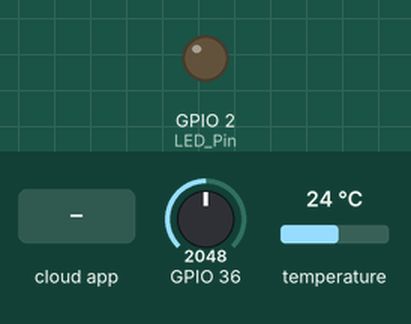
Recording of a sketch running on a simulated ESP32. Shown: output pins drawn as LEDs (lit = HIGH). The test bench sets the inputs (shaded band); at power-on: GPIO 36 = 2048, temperature 24 °C. WiFi joins after 1.5 s; servers stay silent unless stated; the Firebase database answers and starts empty; what the sketch prints to the serial monitor is not drawn.

Above: at 4.7 s.
4.8 s: the phone or cloud app sets Control to 1
At 6.6 s:
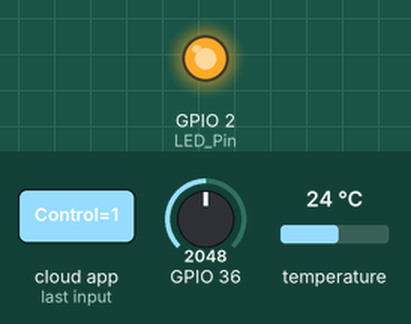
7.9 s: the phone or cloud app sets Control to 0
At 11.7 s:
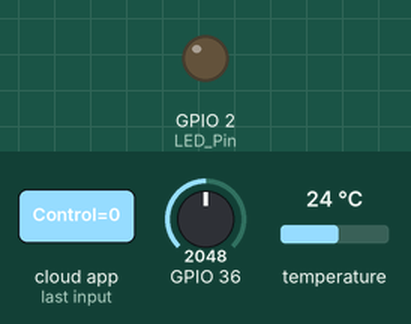
Timing chart, 0 to 13.2 s (numbered marks = the images above; inputs shaded):
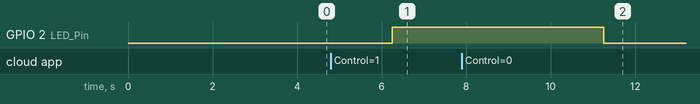

The sketch:

finalprogram.ino
```cpp
//Firebase Configuration--------------------------------------
#include<WiFi.h>
#include<Firebase_ESP_Client.h>
#include "addons/TokenHelper.h"
#include "addons/RTDBHelper.h"
#define WIFI_SSID "My device"
#define WIFI_PASSWORD "12344321"
#define API_KEY "AIzaSyC6PsQgnGNwQTQkOpTKOMO4MuQ7yQzYiVI"
#define DATABASE_URL "https://test-1-bcddf-default-rtdb.asia-southeast1.firebasedatabase.app/"

FirebaseData fbdo;
FirebaseAuth auth;
FirebaseConfig config;
unsigned long sendDataPrevMillis = 0;
bool signupOK = false;
//-------------------------------------------------------------

namespace pin {
const byte tds_sensor = A0;
const byte one_wire_bus = 13; // Dallas Temperature Sensor
}
#define LED_Pin 2

//Temperature Sensor-------------------------------------------
#include <OneWire.h>
#include <DallasTemperature.h>
OneWire oneWire(pin::one_wire_bus);
DallasTemperature dallasTemperature(&oneWire);
//-------------------------------------------------------------

namespace device {
float aref = 3.3; // Vref, this is for 3.3v compatible controller boards, for arduino use 5.0v.
}

namespace sensor {
float ec = 0;
unsigned int tds = 0;
float waterTemp = 25;
float ecCalibration = 1;
}

float tdsData = 0;
bool ledStatus = false;
float Celsius = 0;
float Fahrenheit = 0;
float ecData = 0;

void setup() {
  Serial.begin(115200); // Dubugging on hardware Serial 0
  dallasTemperature.begin();

  WiFi.begin(WIFI_SSID, WIFI_PASSWORD);
  Serial.print("Connecting to Wi-Fi");
  while (WiFi.status() != WL_CONNECTED){
    Serial.print(".");
    delay(300);
  }
  Serial.println();
  Serial.print("Connected with IP: ");
  Serial.println(WiFi.localIP());
  Serial.println();

  /* Assign the api key (required) */
  config.api_key = API_KEY;

  /* Assign the RTDB URL (required) */
  config.database_url = DATABASE_URL;

 /* Sign up */
  if (Firebase.signUp(&config, &auth, "", "")){
    Serial.println("ok");
    signupOK = true;
  }
  else{
    Serial.printf("%s\n", config.signer.signupError.message.c_str());
  }

  /* Assign the callback function for the long running token generation task */
  config.token_status_callback = tokenStatusCallback; //see addons/TokenHelper.h

  Firebase.begin(&config, &auth);
  Firebase.reconnectWiFi(true);
  pinMode(LED_Pin, OUTPUT);

  delay(2000);
}


void loop() {
  // ecData = readTdsQuick();
  // tdsData = (133.42 * pow(ecData, 3) - 255.86 * ecData * ecData + 857.39 * ecData) * 0.05;
  // dallasTemperature.requestTemperatures();
  // Celsius = dallasTemperature.getTempCByIndex(0);
  // Fahrenheit = (Celsius * 9 / 5) + 32;

  Serial.println("--------------------------------");
  Serial.print("EC data : ");
  Serial.print(ecData); // mS/cm
  Serial.print(" | ");
  Serial.print("TDS Data : ");
  Serial.print(tdsData); // ppm
  Serial.print(" | ");
  Serial.print("Celsius : ");
  Serial.print(Celsius);
  Serial.print(" | ");
  Serial.print("Fahrenheit : ");
  Serial.println(Fahrenheit);


  if (Firebase.ready() && signupOK && (millis() - sendDataPrevMillis > 5000 || sendDataPrevMillis == 0)){
    sendDataPrevMillis = millis();

    //-------------Store sensor data to RTDB
    ecData = readTdsQuick();
    tdsData = (133.42 * pow(ecData, 3) - 255.86 * ecData * ecData + 857.39 * ecData) * 0.04;
    dallasTemperature.requestTemperatures();
    Celsius = dallasTemperature.getTempCByIndex(0);
    Fahrenheit = (Celsius * 9 / 5) + 32;

    Serial.println("--------------------------------");
    Serial.print("EC data : ");
    Serial.print(ecData); // mS/cm
    Serial.print(" | ");
    Serial.print("TDS Data : ");
    Serial.print(tdsData); // ppm
    Serial.print(" | ");
    Serial.print("Celsius : ");
    Serial.print(Celsius);
    Serial.print(" | ");
    Serial.print("Fahrenheit : ");
    Serial.println(Fahrenheit);


    // Write an Int number on the database path test/int
    if (Firebase.RTDB.setInt(&fbdo, "Sensor/tdsData", tdsData)){
      Serial.println("PASSED");
      Serial.println("PATH: " + fbdo.dataPath());
      Serial.println("TYPE: " + fbdo.dataType());
    }
    else {
      Serial.println("FAILED");
      Serial.println("REASON: " + fbdo.errorReason());
    }

    // Write an Float number on the database path test/float
    if (Firebase.RTDB.setFloat(&fbdo, "Sensor/Celsius", Celsius)){
      Serial.println("PASSED");
      Serial.println("PATH: " + fbdo.dataPath());
      Serial.println("TYPE: " + fbdo.dataType());
    }
    else {
      Serial.println("FAILED");
      Serial.println("REASON: " + fbdo.errorReason());
    }
    // Write an Float number on the database path test/float
    if (Firebase.RTDB.setFloat(&fbdo, "Sensor/Fahrenheit", Fahrenheit)){
      Serial.println("PASSED");
      Serial.println("PATH: " + fbdo.dataPath());
      Serial.println("TYPE: " + fbdo.dataType());
    }
    else {
      Serial.println("FAILED");
      Serial.println("REASON: " + fbdo.errorReason());
    }
    //---------------------------------------------------------------

    if (Firebase.RTDB.setFloat(&fbdo, "sensors/fahrenheit", Fahrenheit)){
      Serial.println("PASSED");
      Serial.println("PATH: " + fbdo.dataPath());
      Serial.println("TYPE: " + fbdo.dataType());
    }
    else {
      Serial.println("FAILED");
      Serial.println("REASON: " + fbdo.errorReason());
    }

    //----------------------------------------------------------------
    if (Firebase.RTDB.setFloat(&fbdo, "sensors/celsius", Celsius)){
      Serial.println("PASSED");
      Serial.println("PATH: " + fbdo.dataPath());
      Serial.println("TYPE: " + fbdo.dataType());
    }
    else {
      Serial.println("FAILED");
      Serial.println("REASON: " + fbdo.errorReason());
    }

    //---------------------------------------------------------------
    if (Firebase.RTDB.setFloat(&fbdo, "sensors/tds", tdsData)){
      Serial.println("PASSED");
      Serial.println("PATH: " + fbdo.dataPath());
      Serial.println("TYPE: " + fbdo.dataType());
    }
    else {
      Serial.println("FAILED");
      Serial.println("REASON: " + fbdo.errorReason());
    }
    //----------------------------------------------------------------
    if (Firebase.RTDB.setFloat(&fbdo, "sensors/ec", ecData)){
      Serial.println("PASSED");
      Serial.println("PATH: " + fbdo.dataPath());
      Serial.println("TYPE: " + fbdo.dataType());
    }
    else {
      Serial.println("FAILED");
      Serial.println("REASON: " + fbdo.errorReason());
    }

    //-----------------CONTROL LED--------------
    if (Firebase.RTDB.getBool(&fbdo, "Led/Control")){
      if (fbdo.dataType() == "boolean") {
      ledStatus = fbdo.boolData();
      Serial.println("Successful READ from " + fbdo.dataPath() + ": " + ledStatus + " (" + fbdo.dataType () + ") ");
      digitalWrite (LED_Pin, ledStatus);
      }
    }
    else {
      Serial.println("FAILED");
      Serial.println("REASON: " + fbdo.errorReason());
    }
  }
}

float readTdsQuick() {
  dallasTemperature.requestTemperatures();
  sensor::waterTemp = dallasTemperature.getTempCByIndex(0);
  float rawEc = analogRead(pin::tds_sensor) * device::aref / 1024.0; // read the analog value more stable by the median filtering algorithm, and convert to voltage value
  float temperatureCoefficient = 1.0 + 0.02 * (sensor::waterTemp - 25.0); // temperature compensation formula: fFinalResult(25^C) = fFinalResult(current)/(1.0+0.02*(fTP-25.0));
  sensor::ec = (rawEc / temperatureCoefficient) * sensor::ecCalibration; // temperature and calibration compensation
  sensor::tds = (133.42 * pow(sensor::ec, 3) - 255.86 * sensor::ec * sensor::ec + 857.39 * sensor::ec) * 0.03; //convert voltage value to tds value
  return(sensor::ec);
}
```

Measured:
- after the input at 4.8 s, GPIO 2 (LED_Pin): LOW → HIGH after 1.5 s
- after the input at 7.9 s, GPIO 2 (LED_Pin): HIGH → LOW after 3.4 s
